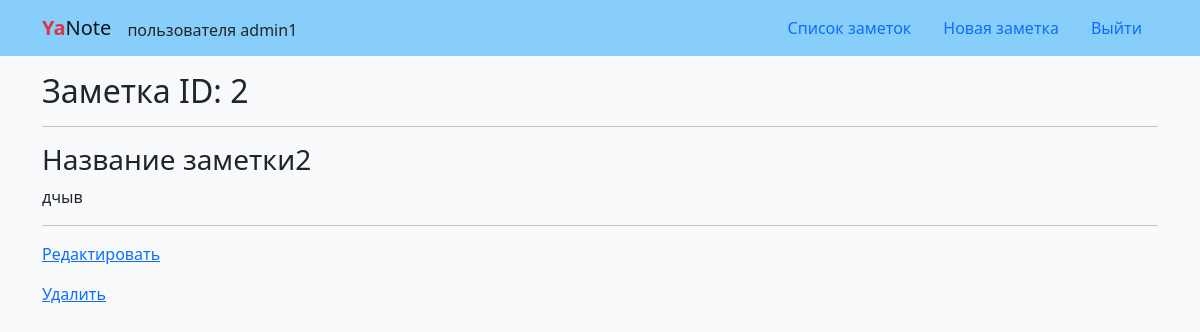
Page /note/nazvanie-zametki2/ (signed in) on the committed database.
### notes/models.py (models this page shows, shortened)
class Note(models.Model):
    title = models.CharField(
        'Заголовок',
        max_length=100,
        default='Название заметки',
        help_text='Дайте короткое название заметке'
    )
    text = models.TextField(
        'Текст',
        help_text='Добавьте подробностей'
    )
    slug = models.SlugField(
        'Адрес для страницы с заметкой',
        max_length=100,
        unique=True,
        blank=True,
        help_text=('Укажите адрес для страницы заметки. Используйте только '
                   'латиницу, цифры, дефисы и знаки подчёркивания')
    )
    author = models.ForeignKey(
        settings.AUTH_USER_MODEL,
        on_delete=models.CASCADE,
    )

### notes/views.py (the view)
# urls.py: path('note/<slug:slug>/', views.NoteDetail.as_view(), name='detail'),
class NoteDetail(NoteBase, generic.DetailView):
    template_name = 'notes/detail.html'

### notes/views.py (called while the page is built)
    def get_queryset(self):
        return self.model.objects.filter(author=self.request.user)

### templates/notes/detail.html
{% extends "base.html" %}
{% block content %}
  <h2>Заметка ID: {{ note.id }}</h2>
  <hr>
  <h3>{{ note.title }}</h3>
  <p>{{ note.text }}</p>
  <hr>
  <p>
    <a href="{% url 'notes:edit' slug=note.slug %}">Редактировать</a>
  </p>
  <p>
    <a href="{% url 'notes:delete' slug=note.slug %}">Удалить</a>
  </p>
{% endblock content %}

### templates/includes/header.html (shortened to what this page needs)
<header>
  <nav class="navbar navbar-light" style="background-color: lightskyblue">
    <div class="container">
      <a class="navbar-brand" href="{% url 'notes:home' %}">
        <span class="text-danger"><b>Ya</b></span>Note
      </a>
      {% if user.is_authenticated %}
          <div class="nav-item align-self-center mt-1">
            пользователя {{ user.username }}
          </div>
      {% endif %}
      <ul class="nav nav-pills">
        {% if user.is_authenticated %}
          <li class="nav-item">
            <a class="nav-link" href="{% url 'notes:list' %}">Список заметок</a>
          </li>
          <li class="nav-item">
            <a class="nav-link" href="{% url 'notes:add' %}">Новая заметка</a>
          </li>
          <li class="nav-item">
            <a class="nav-link" href="{% url 'users:logout' %}">Выйти</a>
          </li>
        {% endif %}
      </ul>
    </div>
  </nav>
</header>

### rows in the picture
Note: id "2", title "Название заметки2", text "дчыв"

### other values in the picture
{{ user.username }} "admin1"
